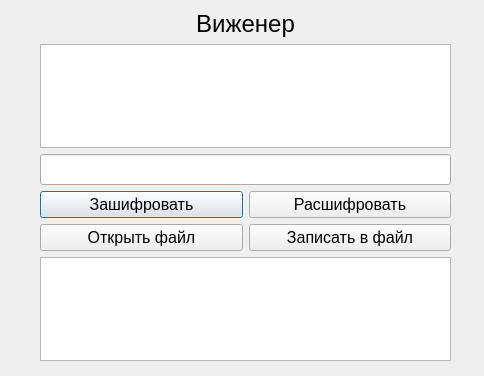
<?xml version="1.0" encoding="UTF-8"?>
<ui version="4.0">
 <class>Vigenere</class>
 <widget class="QDialog" name="Vigenere">
  <property name="geometry">
   <rect>
    <x>0</x>
    <y>0</y>
    <width>484</width>
    <height>376</height>
   </rect>
  </property>
  <property name="windowTitle">
   <string>Vigenere</string>
  </property>
  <widget class="QWidget" name="layoutWidget">
   <property name="geometry">
    <rect>
     <x>40</x>
     <y>10</y>
     <width>411</width>
     <height>351</height>
    </rect>
   </property>
   <layout class="QVBoxLayout" name="verticalLayout">
    <item>
     <widget class="QLabel" name="label">
      <property name="font">
       <font>
        <pointsize>18</pointsize>
       </font>
      </property>
      <property name="text">
       <string>Виженер</string>
      </property>
      <property name="alignment">
       <set>Qt::AlignCenter</set>
      </property>
     </widget>
    </item>
    <item>
     <widget class="QTextEdit" name="input">
      <property name="font">
       <font>
        <pointsize>14</pointsize>
       </font>
      </property>
     </widget>
    </item>
    <item>
     <widget class="QLineEdit" name="key">
      <property name="font">
       <font>
        <pointsize>14</pointsize>
       </font>
      </property>
     </widget>
    </item>
    <item>
     <layout class="QHBoxLayout" name="horizontalLayout">
      <item>
       <widget class="QPushButton" name="encrypt">
        <property name="font">
         <font>
          <pointsize>12</pointsize>
         </font>
        </property>
        <property name="text">
         <string>Зашифровать</string>
        </property>
       </widget>
      </item>
      <item>
       <widget class="QPushButton" name="decrypt">
        <property name="font">
         <font>
          <pointsize>12</pointsize>
         </font>
        </property>
        <property name="text">
         <string>Расшифровать</string>
        </property>
       </widget>
      </item>
     </layout>
    </item>
    <item>
     <layout class="QHBoxLayout" name="horizontalLayout_2">
      <item>
       <widget class="QPushButton" name="read">
        <property name="font">
         <font>
          <pointsize>12</pointsize>
         </font>
        </property>
        <property name="text">
         <string>Открыть файл</string>
        </property>
       </widget>
      </item>
      <item>
       <widget class="QPushButton" name="write">
        <property name="font">
         <font>
          <pointsize>12</pointsize>
         </font>
        </property>
        <property name="text">
         <string>Записать в файл</string>
        </property>
       </widget>
      </item>
     </layout>
    </item>
    <item>
     <widget class="QTextEdit" name="output">
      <property name="font">
       <font>
        <pointsize>14</pointsize>
       </font>
      </property>
      <property name="readOnly">
       <bool>true</bool>
      </property>
     </widget>
    </item>
   </layout>
  </widget>
 </widget>
 <resources/>
 <connections/>
</ui>
